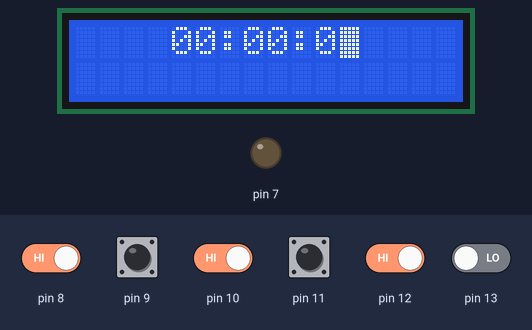
A sketch run on a simulated Arduino Uno, built for the host (arithmetic inside an expression is 32-bit, double 64-bit). On the bench: 16×2 character LCD, output pins drawn as LEDs (lit = HIGH). Inputs (shaded band) come from the test bench; at power-on: pin 8–12 HIGH, pin 13 LOW.

Above: at 1.2 s.
1.3 s: pin 8 driven LOW
At 1.42 s:
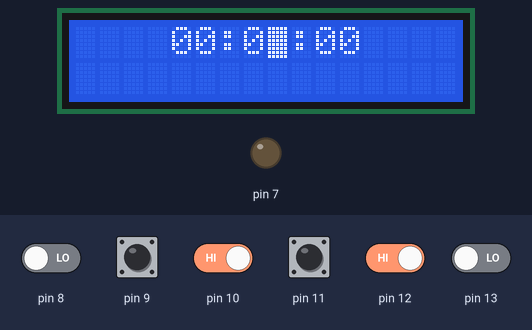
2.8 s: pin 10 driven LOW
At 2.98 s:
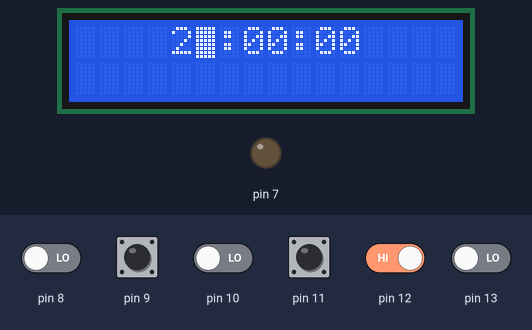
4.3 s: pin 12 driven LOW
At 5.7 s:
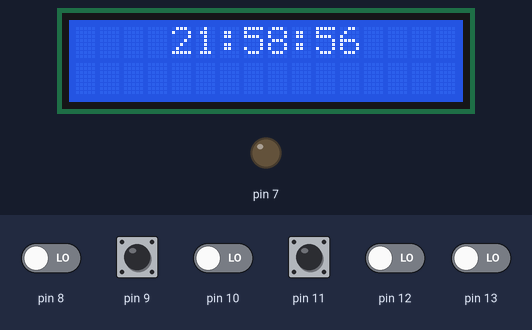
Timing chart, 0 to 7.3 s (numbered marks = the images above; inputs shaded):
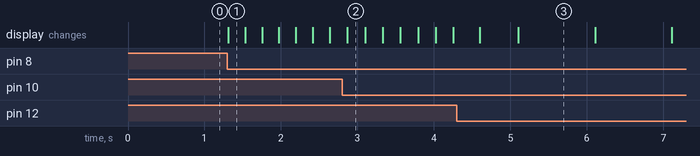

The sketch:

timer.ino
```cpp
#include <avr/io.h>
#include <LiquidCrystal_I2C.h>
#include <avr/interrupt.h>

LiquidCrystal_I2C lcd(0x27, 16, 2);
short int mode = 0;           //0=setup; 1=counting; 2=alarm
int h = 0;                    //hours
int m = 0;                    //minutes
int s = 0;                    //seconds
char _time[5];                //array with time
short int debounceDelay = 20; //debounce time
short int cursorPos = 11;     //cursor position
short int blinkDelay = 50;    //used to blink a LED
bool LED = 0;                 //current LED state
int s_cpy = 0;                //copy of current time
long int timer2 = 0;          //timer2 interrupts counter

void setup() {
  DDRB |= 0b00000000;               //i/o initialization
  PORTB |= 0b10000000;
  DDRD |= 0b10000000;
  lcd.begin();                      //lcd initialization
  lcd.backlight();
  lcd.setCursor(4, 0);
  sprintf(_time, "%02d:%02d:%02d", h, m, s);
  lcd.print(_time);
  lcd.setCursor(cursorPos, 0);
  lcd.blink();
  cli();                            //turn off interrupts
  TCCR1A = 0;                       //timer1 interrupt initialization
  TCCR1B = 0;
  TCNT1  = 0;
  OCR1A = 0xF424;
  TCCR1B = (1 << WGM12) | (1 << CS12);
  TIMSK1 = (1 << OCIE1A);
  TCCR2A = 0;                       //timer2 interrupt initialization
  TCCR2B = 0;
  TCNT2  = 0;
  OCR2A = 0x9C;
  TCCR2A = 1 << WGM21;
  TCCR2B = (1 << CS22) | (1 << CS21) | (1 << CS20);
  TIMSK2 = (1 << OCIE2A);
  sei();                            //turn on interrupts
}

ISR(TIMER1_COMPA_vect) {
  if (mode == 1) s -= 1;
}

ISR(TIMER2_COMPA_vect) {
  timer2 += 1;
}

void loop() {
  if (mode == 0) {                                      //setup mode
    if (timer2 > debounceDelay) {                       //button debounce handling
      if ((PINB & 0b00001) == 0) {                      //button 1 pressed
        if (cursorPos == 5) cursorPos = 11;             //move cursor left
        else cursorPos -= 3;
        pressedMode0();
      }
      if ((PINB & 0b00010) == 0) {                      //button 2 pressed
        if (cursorPos == 11) cursorPos = 5;             //move cursor right
        else cursorPos += 3;
        pressedMode0();
      }
      if ((PINB & 0b00100) == 0) {                      //button 3 pressed
        if (cursorPos == 5) {                           //decrease value under cursor
          if (h == 0) h = 23;
          else h -= 1;
        }
        else if (cursorPos == 8) {
          if (m == 0) m = 59;
          else m -= 1;
        }
        else if (cursorPos == 11) {
          if (s == 0) s = 59;
          else s -= 1;
        }
        pressedMode0();
      }
      if ((PINB & 0b01000) == 0) {                      //button 4 pressed
        if (cursorPos == 5) {                           //increase value under cursor
          if (h == 23) h = 0;
          else h += 1;
        }
        else if (cursorPos == 8) {
          if (m == 59) m = 0;
          else m += 1;
        }
        else if (cursorPos == 11) {
          if (s == 59) s = 0;
          else s += 1;
        }
        pressedMode0();
      }
      if ((PINB & 0b10000) == 0) {                      //button 5 pressed, start counting
        if (h > 0 | m > 0 | s > 0) {
          mode = 1;
          pressedMode0();
          lcd.noBlink();
          TCNT1  = 0;
        }
      }
    }
  }
  else if (mode == 1) {                                 //counting mode
    if (timer2 > (5 * debounceDelay)) {                 //button debounce handling
      if ((PINB & 0b10000) == 0) {                      //botton 5 pressed, stop counting
        cursorPos = 11;
        pressedMode0();
        lcd.blink();
        mode = 0;
      }
    }
    if (s_cpy != s) {
      s_cpy = s;
      if (s != -1 ) {}
      else if (m != 0) {
        m -= 1;
        s = 59;
      }
      else if (h != 0) {
        h -= 1;
        m = 59;
        s = 59;
      }
      pressedMode1();
    }
    if (s == 0 & m == 0 & h == 0) {                     //program done counting
      mode = 2;
      pressedMode1();
    }
  }
  else if (mode == 2) {                                 //alarm mode
    if (timer2 > debounceDelay) {
      if ((PINB & 0b10000) == 0) {                      //botton 5 pressed, stop counting
        cursorPos = 11;
        pressedMode0();
        lcd.blink();
        mode = 0;
        LED = 1;
        PORTD &= ~0b10000000;
      }
    }
    if (timer2 > blinkDelay) {                          //blinking LED
      if (LED == 0) {
        PORTD |= 0b10000000;
        LED = 1;
      }
      else {
        PORTD &= ~0b10000000;
        LED = 0;
      }
      timer2 = 0;
    }
  }
}

void pressedMode0() {        //lcd and timer handling after pressing button in mode 0
  pressedMode1();
  lcd.setCursor(cursorPos, 0);
  TCNT2  = 0;
  timer2 = 0;
}

void pressedMode1() {        //lcd handling after pressing button in mode 1
  lcd.clear();
  lcd.setCursor(4, 0);
  sprintf(_time, "%02d:%02d:%02d", h, m, s);
  lcd.print(_time);
}
```

Measured:
- after the input at 1.3 s, the display: changes at once (image 1)
- what the display in image 3 shows lasts 1.0 s, from 5.1 s to 6.1 s
